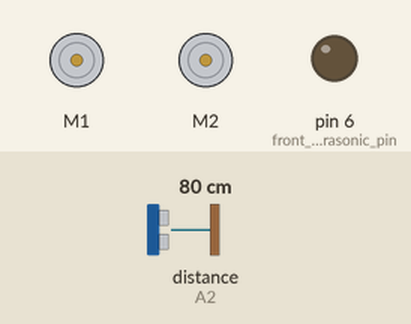
Simulated run of this sketch. Board: Arduino Uno, built with avr-gcc and run on an emulated ATmega328P. Shown: 2 × DC motor (green arrow = forward, orange = backward, longer = faster), output pins drawn as LEDs (lit = HIGH). Inputs (shaded band) come from the test bench; at power-on: distance to the obstacle (sensor on A2) 80 cm. The echo pulse lasts 58.3 µs per cm.

Above: at 0.1 s.
At 11.2 s:
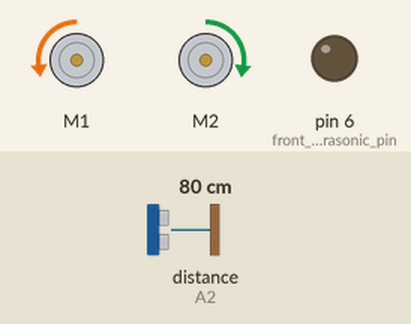
At 31.5 s:
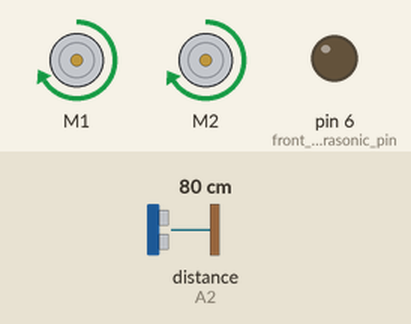
At 37.73 s:
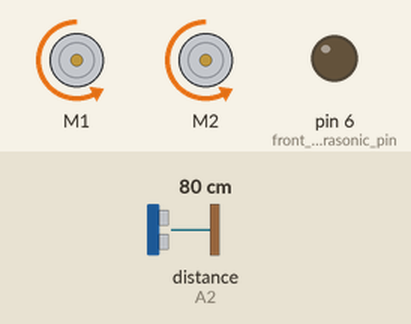
Timing chart, 0 to 39.8 s (numbered marks = the images above):
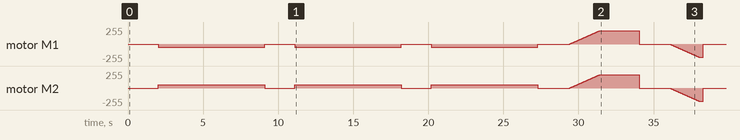

The sketch:

case10_going_back_through_tunnel.ino
```cpp
//Including necessary libraries
#include <Wire.h>
#include <Adafruit_MotorShield.h>
#include "utility/Adafruit_MS_PWMServoDriver.h"
const int front_ultrasonic_pin = 6;
const int side_sensorPin = A3;
const int side_ultrasonic_pin = 7;
const int front_sensorPin = A2;


void setup() {
  Serial.begin(9600);
}


void loop() {
  Adafruit_MotorShield AFMS = Adafruit_MotorShield();
  AFMS.begin();
  Adafruit_DCMotor *left = AFMS.getMotor(1);
  Adafruit_DCMotor *right = AFMS.getMotor(2);

  delay(2000);

  back_to_mark_point(left, right, 0);
  }


void through_tunnel(Adafruit_DCMotor *left,Adafruit_DCMotor *right) { //done
  //from starting point - go into tunnel
  //Move to the tunnel entrance
  forward(left,right,96);

  //Facing the tunnel
  clockwise_90(left,right);

  //Move through tunnel to the mark-up point
  forward(left,right,117);
}


void back_to_mark_point(Adafruit_DCMotor *left, Adafruit_DCMotor *right, int direction_count) {
  //from any location back to the mark point of the tunnel after picking up a victim
  direction_count %= 4;
  int turns = (direction_count +3 ) % 4; //times of turning anticlockwise_90 needed to face the upper edge

  for (int i=0; i<turns; i++) {
    anticlockwise_90(left,right);
  }

  int distance = reliable_ultra_sonic_reading(front_ultrasonic_pin, front_sensorPin);

  //move towards the upper edge of the wall
  forward(left, right, 50);
  backward(left, right, 5);
  anticlockwise_90(left,right);

  //move towards side edge
  distance = reliable_ultra_sonic_reading(front_ultrasonic_pin, front_sensorPin);
  forward(left, right, 30);
  delay(1000);
  //move back to mid line
  backward(left, right, 105);
  anticlockwise_90(left,right); //facing tunnel
  forward(left, right, 89);
}


void tunnel_to_red_zone(Adafruit_DCMotor *left,Adafruit_DCMotor *right) {
  //from mark point back through the tunnel to drop victim
  forward(left, right, 95);

  clockwise_90(left, right);

  forward(left, right, 70);
}


void red_to_tunnel(Adafruit_DCMotor *left,Adafruit_DCMotor *right) {
  //back into the cave after drop the victim
  backward(left, right, 70);

  clockwise_90(left, right);

  forward(left, right, 95);
}


int ultra_sonic(int pin_num, int sensorPin) { //done
  // select the input pin for the potentiometer
  pinMode(pin_num, OUTPUT);
  int sensorValue = 0;  // variable to store the value coming from the sensor
  unsigned long pulse;

  digitalWrite(pin_num, HIGH); //send pulse 10us long to trigger sensor
  delay(0.01);
  digitalWrite(pin_num, LOW);
  pulse = pulseIn(sensorPin, HIGH); //Read pulse width from low to high to low
  sensorValue =  pulse / 58 ; // Divide by factor given by sensor data sheet
  delay(100);
  return sensorValue;
 }


void adjust_wall(Adafruit_DCMotor *left,Adafruit_DCMotor *right) {
  int ave_distance = reliable_ultra_sonic_reading(front_ultrasonic_pin, front_sensorPin);
  Serial.println(ave_distance);
  while (ave_distance>10) {
    forward_slowly(left,right);
    ave_distance = reliable_ultra_sonic_reading(front_ultrasonic_pin, front_sensorPin);
  }

  while (ave_distance<5) {
    backward_slowly(left,right);
    ave_distance = reliable_ultra_sonic_reading(front_ultrasonic_pin, front_sensorPin);
  }
 }


void forward(Adafruit_DCMotor *left, Adafruit_DCMotor *right,int distance){
  float wait_time;
  int i;
  left->run(FORWARD);
  right->run(FORWARD);
  for (i=0; i<200; i++) {
    left->setSpeed(i);
    right->setSpeed(i);
    delay(10);
  }
  wait_time = (distance/1.89);
  left->setSpeed(200);
  right->setSpeed(199);
  delay(wait_time*100);
  left->run(RELEASE);
  right->run(RELEASE);
  delay(2000);
 }

void forward_slowly(Adafruit_DCMotor *left, Adafruit_DCMotor *right){
  //move forward with speed 50
  left->run(FORWARD);
  right->run(FORWARD);
  left->setSpeed(30);
  right->setSpeed(32);
  delay(200);
  left->run(RELEASE);
  right->run(RELEASE);
}

void backward_slowly(Adafruit_DCMotor *left, Adafruit_DCMotor *right){
  //move backward with speed 50
  left->run(BACKWARD);
  right->run(BACKWARD);
  left->setSpeed(30);
  right->setSpeed(32);
  delay(200);
  left->run(RELEASE);
  right->run(RELEASE);
}

void backward(Adafruit_DCMotor *left,Adafruit_DCMotor *right,int distance){
  //move backward with speed 200
  float wait_time;
  int i;
  left->run(BACKWARD);
  right->run(BACKWARD);
  for (i=0; i<200; i++) {
    left->setSpeed(i);
    right->setSpeed(i);
    delay(10);
  }
  wait_time = (distance/1.89);
  left->setSpeed(200);
  right->setSpeed(200);
  delay(wait_time*100);
  left->run(RELEASE);
  right->run(RELEASE);
  delay(2000);
}

void clockwise_90(Adafruit_DCMotor *left,Adafruit_DCMotor *right) {
  //turn clockwise 90 degrees
  left->run(FORWARD);
  right->run(BACKWARD);
  left->setSpeed(50);
  right->setSpeed(52);
  delay(7100);
  left->run(RELEASE);
  right->run(RELEASE);
  delay(2000);
}


void anticlockwise_90(Adafruit_DCMotor *left,Adafruit_DCMotor *right) {
  //turn anticlockwise 90 degrees
  left->run(BACKWARD);
  right->run(FORWARD);
  left->setSpeed(50);
  right->setSpeed(52);
  delay(7100);
  left->run(RELEASE);
  right->run(RELEASE);
  delay(2000);
}

int find_max(int a[]) {
  //find the maximum index in the array length of 5
  int max_num = a[0];
  for (int i = 0; i < 5; i++) {
    if (a[i] > max_num) {
      max_num = a[i];
    }
  }
  return max_num;
}

int find_min(int a[]) {
  //find the minimum index in the array length of 5
  int min_num = a[0];
  for (int i = 0; i < 5; i++) {
    if (a[i] < min_num) {
      min_num = a[i];
    }
  }
  return min_num;
}

int reliable_ultra_sonic_reading(int pin_num, int sensorPin) { //done
  //take average of the 5 readings from ultrasonic sensor

  bool irreliable = true;
  int distance[5] = {0,0,0,0,0};
  //reading average distance from ultrasonic sensor
  while (irreliable){
    for (int i=0;i<5;i++) {
      distance[i] = ultra_sonic(pin_num, sensorPin);
      int max_dist = find_max(distance);
      int min_dist = find_min(distance);
      int diff = max_dist - min_dist;
      if (diff <20) {
        irreliable = false;
      }
    int sum_distance = 0;
    for (int i=0;i<5;i++){
      sum_distance +=distance[i];
    }
    int ave_distance = sum_distance/5;
    return ave_distance;
    }
  }
}


bool side_search(Adafruit_DCMotor *left, Adafruit_DCMotor *right) { //done
  //search along the upper edge of the wall using side distance sensor
  int side_distance = reliable_ultra_sonic_reading(side_ultrasonic_pin,side_sensorPin);
  int front_distance = reliable_ultra_sonic_reading(front_ultrasonic_pin, front_sensorPin);
  while (side_distance >140) {
    left->run(FORWARD);
    right->run(FORWARD);
    left->setSpeed(50);
    right->setSpeed(52);
    side_distance = reliable_ultra_sonic_reading(side_ultrasonic_pin, side_sensorPin);
  }
  if (side_distance < 100) {
    return true;
  }
  else {
    return false;
  }
}

void forward_till_obstacle(Adafruit_DCMotor *left, Adafruit_DCMotor *right) { //done
  //forward moving while detecting obstacle either victim or wall
  int distance = reliable_ultra_sonic_reading(front_ultrasonic_pin, front_sensorPin);
  int new_speed = 50;
  while (distance > 13) {
    left->run(FORWARD);
    right->run(FORWARD);
    left->setSpeed(new_speed);
    right->setSpeed(52);
    delay(500);
    distance = reliable_ultra_sonic_reading(front_ultrasonic_pin, front_sensorPin);
  }
  left->run(RELEASE);
  right->run(RELEASE);
  delay(2000);
}
```

Measured:
- by itself, motor M2: stopped → forward 52/255 at 2.0 s, → stopped 7.1 s later, → forward 52/255 2.0 s later, → stopped 7.1 s later, … (215 changes in this stretch)
- by itself, motor M1: stopped → backward 50/255 at 2.0 s, → stopped 7.1 s later, → backward 50/255 2.0 s later, → stopped 7.1 s later, … (215 changes in this stretch)
